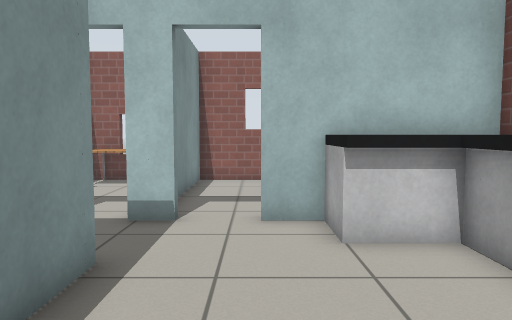
[1] (above)

16 first-person views from a walk through a robot-simulator world made for Gazebo. The camera is 0.9 m above the floor, tilts 4° down and sees 70° across. The floor is counted in squares, 0.5 m on a side. Each view is taken from the middle of a square. On the plan, view 1 faces up. The plan holds only what a view shows up to about 18 squares ahead; the rest is blank. Gazebo's built-in surfaces are drawn with simple patterns.

[2]
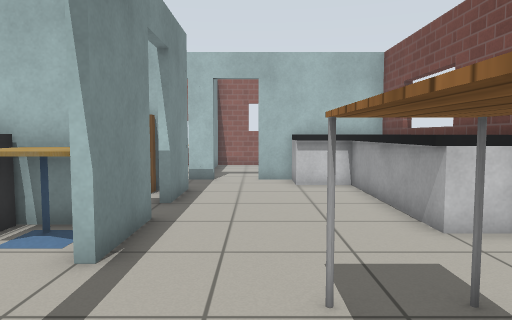

[3]
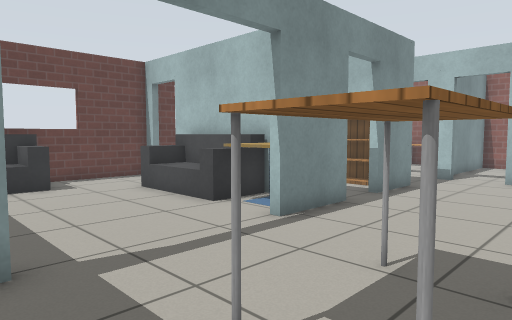

[4]
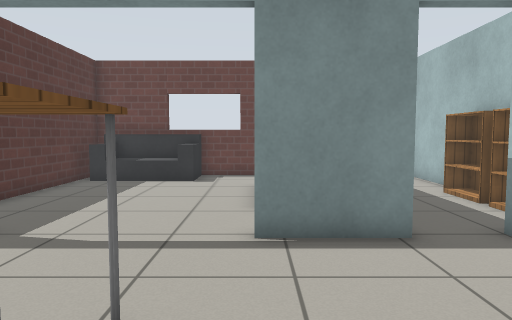

[5]
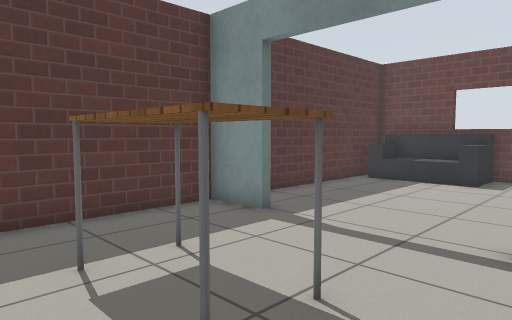

[6]
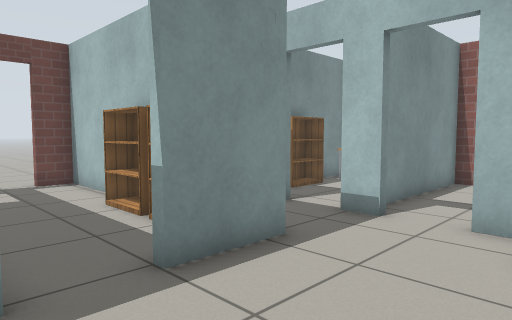

[7]
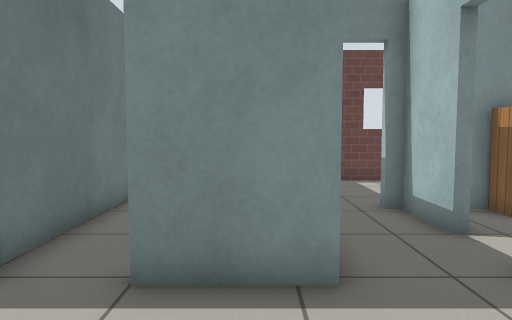

[8]
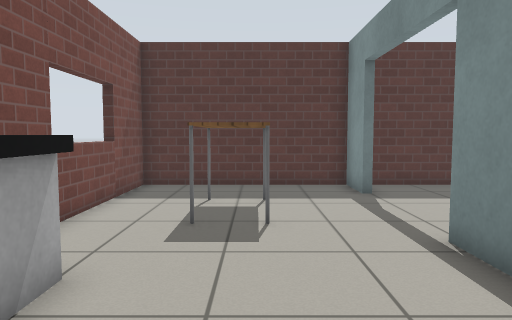

[9]
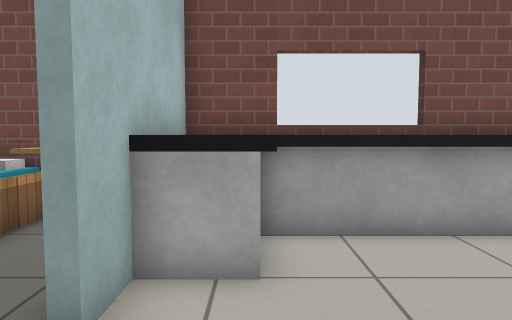

[10]
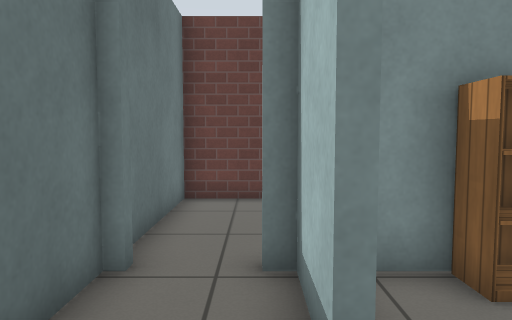

[11]
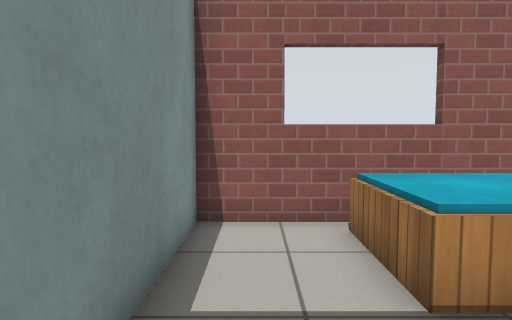

[12]
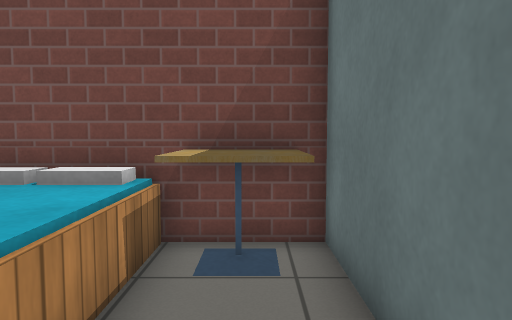

[13]
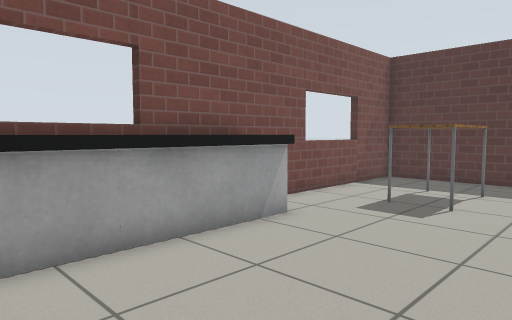

[14]
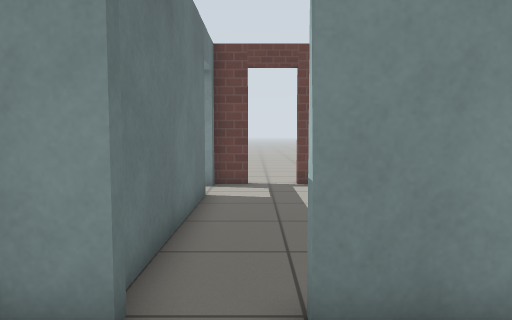

[15]
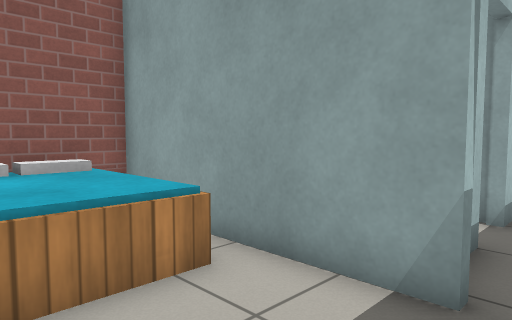

[16]
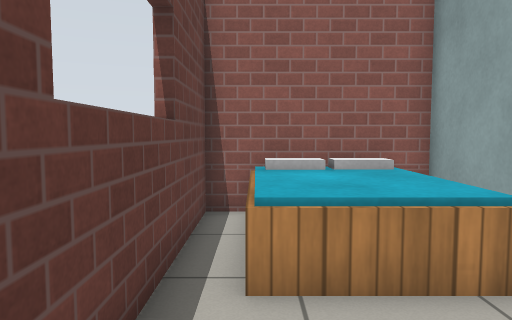

### Floor plan
Points are (right, up) in squares from view 1. A wall is a line through its corners. A room is listed if a view was taken in it or the views show most of it. See-through windows are left out.
Room 1 (views 1, 2, 3, 4, 5, 6, 7, 8, 9, 10, 11, 13, 14)
walls: (-2.2, 0.8) (-2.2, -2); (5, 1.5) (5, 7.5) (0, 7.5); (-2.2, 5) (-2.2, 2.5); (-2.2, -7) (-2.2, -9) (5, -9) (5, 0.5); (-1.6, 7.5) (-2.7, 7.5); (-6.7, 5) (-4.7, 5); (-4.4, 7.5) (-6.7, 7.5) (-6.7, 7)
ways out: open door at (-0.5, 8) to room 2; open door at (-7, 6.5) to room 3; open door at (-2, -4.5) to room 4; open door at (-2, 1.5) to room 4; open door at (-3.5, 8)
objects: table (1, -6) to (2, -3); counter (2, 6) to (3, 7); counter (3, 0) to (5, 1); counter (3, 2) to (4, 3); counter (3, 4) to (4, 5); counter (4, 6) to (4, 7)
Room 2 (view 12)
walls: (0.5, 7.8) (5, 7.8) (5, 13.2); (1.5, 14.4) (-2.2, 14.4) (-2.2, 8.6)
ways out: open door at (-0.5, 8) to room 1
objects: bed (1, 11) to (4, 14); cafe table (3, 9) to (4, 10)
Room 3 (views 15, 16)
walls: (-7, 7) (-7, 14.4) (-7.6, 14.4); (-12.2, 14.4) (-12.2, 5) (-7.7, 5)
ways out: open door at (-7, 6.5) to room 1
objects: bed (-11, 10) to (-8, 14)
Room 4 (no view inside)
walls: (-8.4, 0.2) (-9.9, 0.2); (-5.5, 0.5) (-4.4, 0.5); (-4.4, 0.2) (-5.5, 0.2); (-9.9, 0.5) (-8.4, 0.5); (-12.2, 0.2) (-12.2, -4.6); (-12.2, 1.8) (-12.2, 0.5); (-5.6, 4.7) (-12.2, 4.7) (-12.2, 3.5); (-12.2, -7.4) (-12.2, -9) (-3.1, -9)
ways out: open door at (-2, -4.5) to room 1; open door at (-2, 1.5) to room 1; open door at (-12, 2.5); open door at (-10.5, 0)
objects: sofa (-12, -8) to (-10, -5); sofa (-8, -2) to (-5, 0); bookshelf (-7, 4) to (-5, 4); cafe table (-4, -1) to (-3, 0); bookshelf (-4, 4) to (-3, 4)

Where each view was taken, in squares from view 1:
view 1: 0 up, 0 right, facing up
view 2: 7 down, 0 right, facing up
view 3: 8 down, 3 right, facing up-left
view 4: 2 down, 4 right, facing left
view 5: 1 down, 4 right, facing down-left
view 6: 0 up, 2 right, facing up-left
view 7: 4 up, 2 right, facing left
view 8: 4 up, 1 right, facing down
view 9: 6 up, 3 left, facing right
view 10: 7 up, 2 left, facing left
view 11: 7 up, 1 left, facing up
view 12: 9 up, 1 left, facing right
view 13: 6 up, 2 left, facing down-right
view 14: 2 up, 1 right, facing left
view 15: 6 up, 11 left, facing up-right
view 16: 6 up, 11 left, facing up
